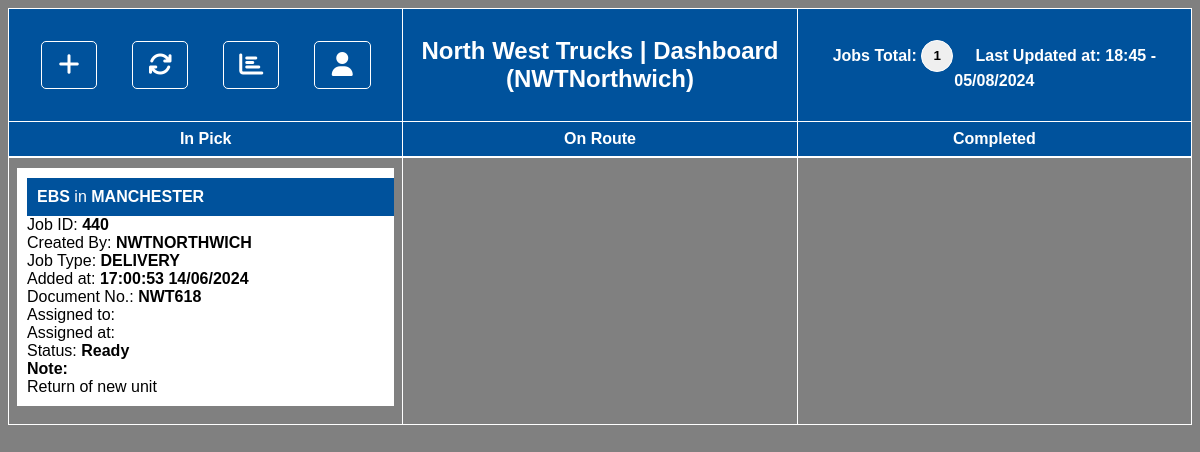
Before: /dashboard_new.php (signed in) with the older database file.
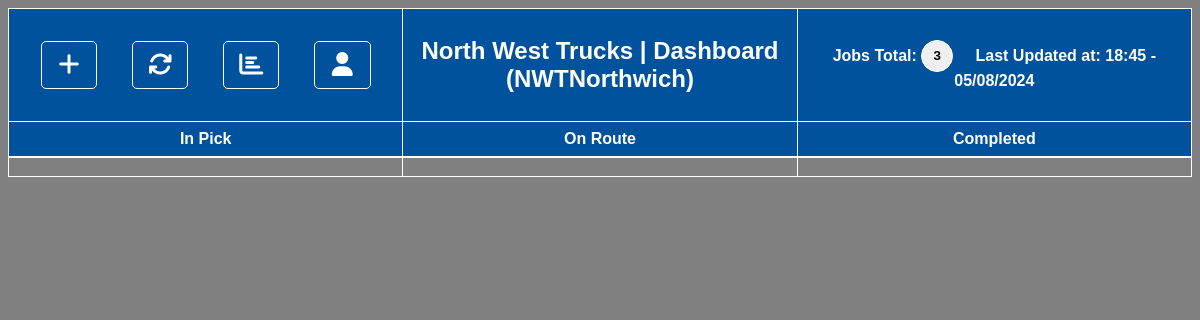
After: the same page with the newer database file.
### tables this page shows
CREATE TABLE deliveries (id INTEGER PRIMARY KEY AUTOINCREMENT, depot TEXT NOT NULL, createdby TEXT, type TEXT NOT NULL, company TEXT NOT NULL, location TEXT NOT NULL, docid TEXT, added TEXT, driver TEXT, assigned TEXT, status TEXT, completed TEXT, sign_name TEXT, signature TEXT, note TEXT);

### dashboard_new.php (the view, shortened to what this page needs)
<?php
require("data/global.php");
$db = new SQLite3($database);
$todaysDate = date("Y-m-d");
$mainSQL = "SELECT * FROM deliveries
            WHERE
                (added >= '".$todaysDate."' OR status != 'Completed')
            AND
                (depot = '".$_SESSION['depot']."' AND depot !='')
            ORDER BY status ASC, added ASC";
$mainRet = $db->query($mainSQL);
$countSQL = "SELECT COUNT(*) as count FROM deliveries
            WHERE
                (added >= '".$todaysDate."' OR status != 'Completed')
            AND
                (depot = '".$_SESSION['depot']."' AND depot !='')
            ORDER BY status ASC, added ASC";
$jobCount = $db->querySingle($countSQL);
?>
<!DOCTYPE html>
<html lang="en">
<head>
</head>
<body>
<div class='sticky'>
<table id='header' cellspacing='0'>
        <tr>
            <th style='width:33%;text-align:center'>
                <button class='settingsButton' onclick='javascript:showAddJobModal()' title='Add Job'><i class="fa-solid fa-plus"></i></button>
                <a href='dashboard.php'><button class='settingsButton' title='Refresh Data'><i class="fa-solid fa-arrows-rotate"></i></button></a>
                <a href='report.php'><button class='settingsButton' title='View Completed Reports'><i class="fa-solid fa-chart-bar"></i></button></a>
                <button class='settingsButton' onclick='javascript:showAccountModal()' title='Login / Log Out'><i class="fa-solid fa-user"></i></button>
            </th>
            <th style='width:33%;text-align:center'>
                    <?php
                        if($_SESSION['user'] != ""){
                            echo "<h2>North West Trucks | Dashboard (".$_SESSION['user'].")</h2>";
                        } else {
                            echo "<h2>North West Trucks | Dashboard (LOGGED OUT)</h2>";
                        }
                ?>
            </th>
            <th style='width:33%;text-align:center'>
                Jobs Total: <button style='height:32px;width:32px;border-radius:50%;border:1px solid white'><strong><?php echo $jobCount; ?></strong></button>
                &nbsp;&nbsp;&nbsp;
                Last Updated at: <span id="updated-at"></span>
            </th>
        </tr>
        <tr>
            <th style='text-align:center;'>In Pick</th>
            <th style='text-align:center;'>On Route</th>
            <th style='text-align:center;'>Completed</th>
        </tr>
    </table>
</div>
<div style='height:100%;width:100%;background-color:grey;overflow:auto'>
    <table id='deliveries' cellspacing='0'>
        <tr style='background-color:#808080'>
            <td style='height:100%;width:33%;padding-top:10px;vertical-align:top;'>
                    <?php
                    while( $mainRow = $mainRet->fetchArray( SQLITE3_ASSOC ) ) {
                        $addedDateTime = date_format(date_create($mainRow['added']),"H:i:s d/m/Y");
                        if($mainRow['assigned'] != ''){
                            $assignedDateTime = date_format(date_create($mainRow['assigned']),"H:i:s d/m/Y");
                        } else {
                            $assignedDateTime = '';
                        }
                        if($mainRow['status'] == "To Be Picked" || $mainRow['status'] == "Ready" || $mainRow['status'] == "Manual"){
                            echo "<div style='background-color:white;padding:10px;margin-bottom:10px;'>";
                            echo "<div onclick='javascript:showOptionsModal(".$mainRow['id'].");' title='Click for options' style='cursor:pointer;'>";
                            echo "<div class='bluebar' style='width:97%;padding:10px;'><strong>".$mainRow['company']."</strong> in <strong>" .$mainRow['location']."</strong></div>";
                            echo "<div>Job ID: <strong>".strtoupper($mainRow['id'])."</strong></div>";
                            echo "<div>Created By: <strong>".strtoupper($mainRow['createdby'])."</strong></div>";
                            echo "<div>Job Type: <strong>".strtoupper($mainRow['type'])."</strong></div>";
                            echo "<div>Added at: <strong>".$addedDateTime."</strong></div>";
                            echo "<div>Document No.: <strong>".$mainRow['docid']."</strong></div>";
                            echo "<div>Assigned to: <strong>".$mainRow['driver']."</strong></div>";
                            echo "<div>Assigned at: <strong>".$assignedDateTime."</strong></div>";
                            echo "<div>Status: <strong>".$mainRow['status']."</strong></div>";
                            echo "<div><strong>Note:</strong><br />".$mainRow['note']."</div>";
                            echo "</div>";
                            echo "</div>";
                        }
                    }
                    ?>
            </td>
            <td style='height:100%;width:33%;padding-top:10px;vertical-align:top;'>
            </td>
            <td style='height:100%;width:33%;padding-top:10px;vertical-align:top;'>
            </td>
        </tr>
    </table>
</div>
</body>
</html>

### dashboard_new.php (style rules this page uses)
body { font-family:arial; background-color: grey; }
.sticky { position: -webkit-sticky; position: sticky; top: 0; }
#header { font-family: Arial, Helvetica, sans-serif; border-collapse: collapse; width:100%; border-radius: 2px; }
#header th { padding-top: 12px; padding-bottom: 12px; text-align: left; background-color: #00529C; color: white; }
#header td, #header th { border: 1px solid #FFF; padding: 8px; }
#deliveries { font-family: Arial, Helvetica, sans-serif; border-collapse: collapse; width: 100%; }
#deliveries { border-radius: 2px; width:100%; }
#deliveries td, #deliveries th { border: 1px solid #FFF; padding: 8px; }
.settingsButton { width:15%; height:48px; background-color: #00529C; color:white; border-radius: 5px; border:1px solid white; font-size: 24px; cursor: pointer; margin:15px; }
.bluebar { background-color: #00529C; color:white; }

Changed rows visible on the page:
no longer on this page (row edited): deliveries: company "EBS", location "MANCHESTER", id "440", createdby "NWTNORTHWICH", type "DELIVERY", added "17:00:53 14/06/2024", docid "NWT618", status "Ready", note "Return of new unit"
Other visible differences:
$jobCount: "1" → "3"
